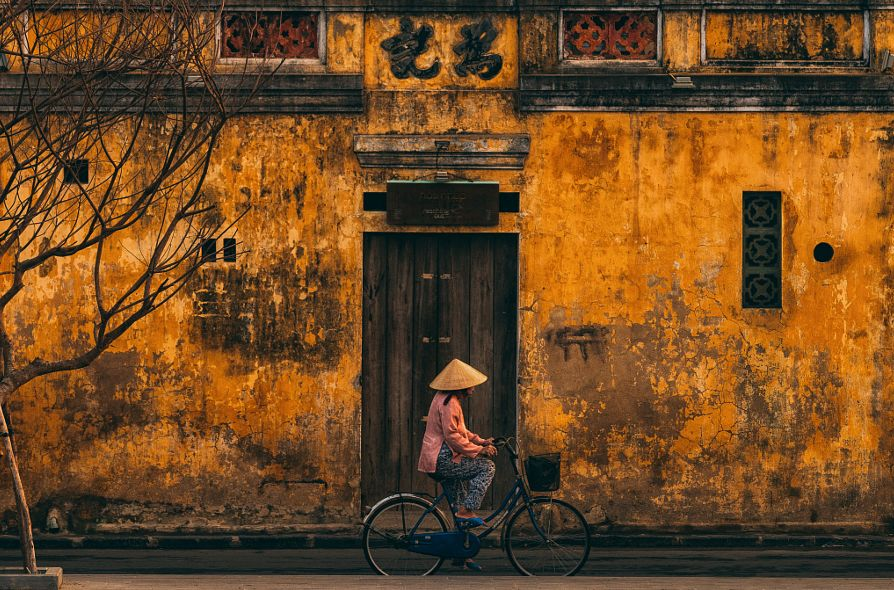
#> input picture AWB/images/test.jpg, 894 x 590 px, found by its file name
$ jupyter execute 'AWB常用算法.ipynb'   (older library calls are emulated)
#> lines starting #> are read from the running program, lines starting #| are printed output that depends on the picture; after the words box and inside, x2 and y2 are one past the last pixel; in counts of white or black regions, pixels touching at a corner belong together
### GW灰度世界白平衡算法

灰度世界算法（Gray World)是以灰度世界假设为基础的,该假设认为对于一幅有着大量色彩变化的图像, R、 G、 B 三个分量的平均值趋于同一个灰度K。
$$Rgain = k / Ravg $$
$$Ggain = k / Gavg $$
$$Bgain = k / Bavg $$
然后通过k值来求各个通达的增益。
1. 直接给定为固定值, 取其各通道最大值的一半,即取为127或128；
2. 令 K = (Raver+Gaver+Baver)/3,其中Raver,Gaver,Baver分别表示红、 绿、 蓝三个通道的平均值。
算法的第二步是分别计算各通道的增益：
$$k =  (Bavg + Gavg + Ravg)/3$$
3. 设定G通道不变，让R和B通道往G通道上靠，即：
$$Rgain = Rave / Gave$$
$$Bgain = Bave / Gave$$
新的像素的绿色通道不变，红色和蓝色通道通过绿色通道来求

[cell 1]
# _*_ coding: UTF-8 _*_
# path:

"""
作者：朱文涛
邮箱：wtzhu_13@163.com

时间：2019/05
描述：灰度世界法实现白平衡
"""
import cv2 as cv
import numpy as np

src = cv.imread('test.jpg')
#> src is the input picture: shape (590, 894, 3); mean B, G, R 34.1, 73.6, 112.8

# 求出各个颜色分量的平均值
b_avg = np.mean(src[:, :, 0])
#> b_avg = 34.13
g_avg = np.mean(src[:, :, 1])
#> g_avg = 73.61
r_avg = np.mean(src[:, :, 2])
#> r_avg = 112.8
# 求出灰度世界的灰度值
k = (b_avg + g_avg + r_avg)/3
#> k = 73.51
# 求出各个颜色分量的增益
b_gain = k / b_avg
#> b_gain = 2.15
g_gain = k / g_avg
#> g_gain = 0.999
r_gain = k / r_avg
#> r_gain = 0.652

# 定义一个新的矩阵存放变换后的图像
src1 = np.zeros(src.shape)
src1[:, :, 0] = src[:, :, 0] * b_gain
src1[:, :, 1] = src[:, :, 1] * g_gain
src1[:, :, 2] = src[:, :, 2] * r_gain

# 计算后类型为浮点数，需要类型转换
src1 = src1.astype(np.uint8)

# 拼接两张图片，便于观察
img = np.hstack([src, src1])
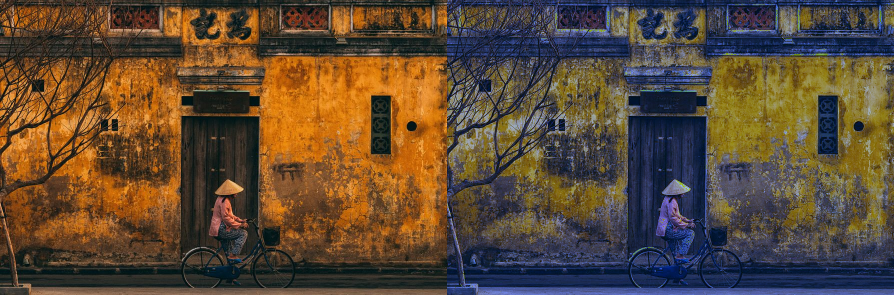
#> img: shape (590, 1788, 3) (shown at 1/2 size); mean B, G, R 53, 73.1, 92.9
cv.namedWindow('input_image', cv.WINDOW_AUTOSIZE)
cv.imshow('input_image', img)
cv.waitKey(0)
cv.destroyAllWindows()

### PR完全反射白平衡算法
图像中最亮的点为白点，那么各个通道的最大值应该趋近白色，可是设定一个K值，如255,那么图像中最两点的值应该趋于255，这样就可以计算出各通道的增益：
$$Rgain = k / Rmax $$
$$Ggain = k / Gmax $$
$$Bgain = k / Bmax $$

[cell 2]
# _*_ coding: UTF-8 _*_
# path:

"""
作者：朱文涛
邮箱：wtzhu_13@163.com

时间：2019/05
描述：全反射实现白平衡
"""
import cv2 as cv
import numpy as np

src = cv.imread('test.jpg')

# 求出各个颜色分量的增益
b_gain = 255 / np.max(src[:, :, 0])
#> b_gain = 1.29
g_gain = 255 / np.max(src[:, :, 1])
#> g_gain = 1.19
r_gain = 255 / np.max(src[:, :, 2])
#> r_gain = 1

# 定义一个新的矩阵存放变换后的图像
src1 = np.zeros(src.shape)
src1[:, :, 0] = src[:, :, 0] * b_gain
src1[:, :, 1] = src[:, :, 1] * g_gain
src1[:, :, 2] = src[:, :, 2] * r_gain

# 计算后类型为浮点数，需要类型转换
src1 = src1.astype(np.uint8)

# 拼接两张图片，便于观察
img = np.hstack([src, src1])
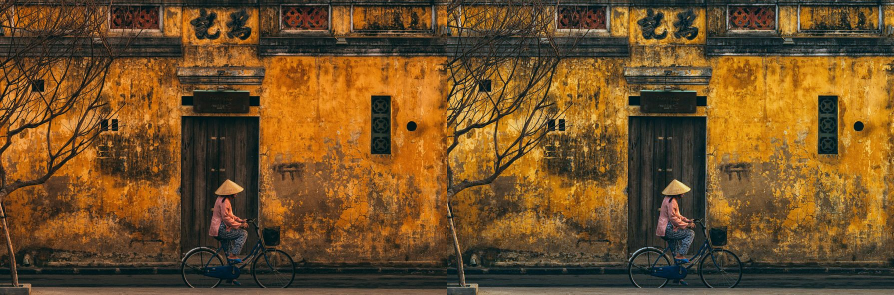
#> img: shape (590, 1788, 3) (shown at 1/2 size); mean B, G, R 38.9, 80.2, 112.8
cv.namedWindow('input_image', cv.WINDOW_AUTOSIZE)
cv.imshow('input_image', img)
cv.waitKey(0)
cv.destroyAllWindows()

### QCGP白平衡算法

通过GW和PR两种算法的正交组合，从而保留两者的优点，具体的算法公式如下：
$$ Kave = (Rave + Gave + Bave) / 3 $$
$$ Kmax = (Rmax + Gmax + Bmax) / 3$$
$$ u * Rave^2 + v * Rave = Kave $$
$$ u * Rmax^2 + v* Rmax = Kmax $$
这是R通道的算法公式，求出u和v然后通过以下公式换算出新的值：
$$Rnew = u * Rorg ^ 2 + v * Rorg$$

[cell 3]
# _*_ coding: UTF-8 _*_
# path:

"""
作者：朱文涛
邮箱：wtzhu_13@163.com

时间：2020/04
描述：GW和PR正交组合算法白平衡QCGP
"""

import cv2 as cv
import numpy as np

src0 = cv.imread('test.jpg')
src = src0.astype(np.uint16)    # 调整一下数据类型，防止算术运算溢出

# 求出各个颜色分量的平均值
b_ave = np.mean(src[:, :, 0])
#> b_ave = 34.13
g_ave = np.mean(src[:, :, 1])
#> g_ave = 73.61
r_ave = np.mean(src[:, :, 2])
#> r_ave = 112.8

# 各个颜色分量的最大值
b_max = np.max(src[:, :, 0])
#> b_max = 197
g_max = np.max(src[:, :, 1])
#> g_max = 215
r_max = np.max(src[:, :, 2])
#> r_max = 255

# 根据QCGP公式求出系数
k_ave = (b_ave + g_ave + r_ave)/3
#> k_ave = 73.51
k_max = (b_max + g_max + r_max)/3
#> k_max = 222.3
k_matrix = np.mat([[k_ave], [k_max]])
#> k_matrix = [[73.51], [222.3]]

# 通过矩阵求出B通道的转换矩阵，并计算出新图的B通道
b_coefficient_matrix = np.mat([[b_ave * b_ave, b_ave],
                               [b_max * b_max, b_max]])
#> b_coefficient_matrix = [[1165, 34.13], [38809, 197]]
b_conversion_matrix = b_coefficient_matrix.I * k_matrix
#> b_conversion_matrix = [[-0.00629], [2.37]]

b = (src[:, :, 0]).transpose()
bb = (src[:, :, 0] * src[:, :, 0]).transpose()
b = np.stack((bb, b), axis=0).transpose()
b_des = np.dot(b, np.array(b_conversion_matrix))
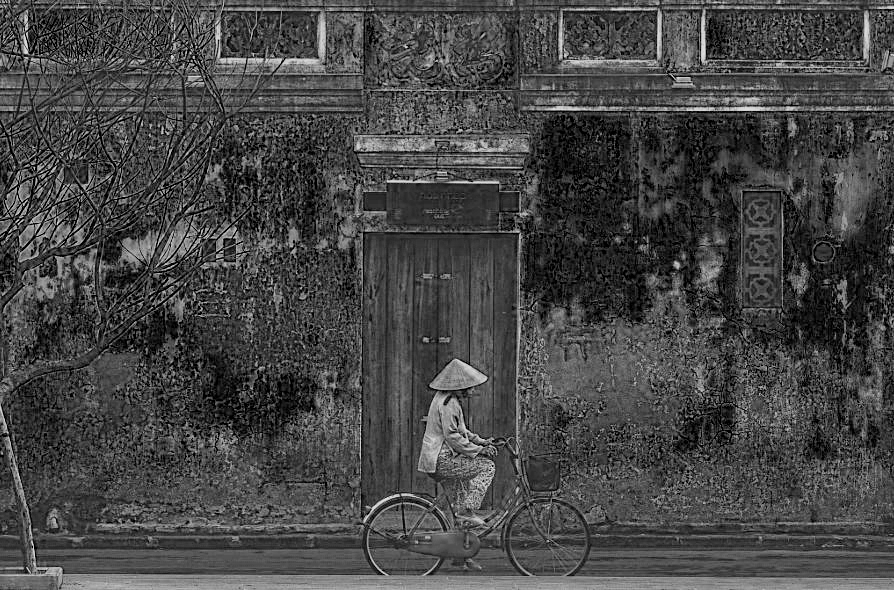
#> b_des: shape (590, 894, 1) float64; min 0, max 222.8, mean 70.6
b_des = b_des.astype(np.uint8).reshape([590, 894])
#> b_des: shape (590, 894)

# 通过矩阵求出G通道的转换矩阵，并计算出新图的G通道
g_coefficient_matrix = np.mat([[g_ave * g_ave, g_ave],
                               [g_max * g_max, g_max]])
#> g_coefficient_matrix = [[5418.2, 73.61], [46225, 215]]
g_conversion_matrix = g_coefficient_matrix.I * k_matrix
#> g_conversion_matrix = [[0.000251], [0.98]]

g = (src[:, :, 1]).transpose()
gg = (src[:, :, 1] * src[:, :, 1]).transpose()
g = np.stack((gg, g), axis=0).transpose()
g_des = np.dot(g, np.array(g_conversion_matrix))
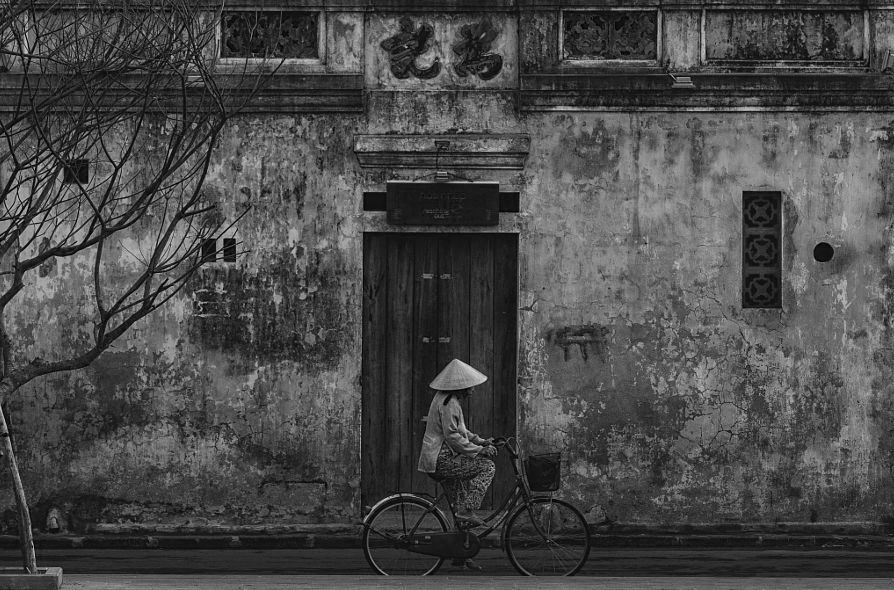
#> g_des: shape (590, 894, 1) float64; min 0, max 222.3, mean 73.8
g_des = g_des.astype(np.uint8).reshape([590, 894])
#> g_des: shape (590, 894)

# 通过矩阵求出R通道的转换矩阵，并计算出新图的R通道
r_coefficient_matrix = np.mat([[r_ave * r_ave, r_ave],
                               [r_max * r_max, r_max]])
#> r_coefficient_matrix = [[12721.4, 112.8], [65025, 255]]
r_conversion_matrix = r_coefficient_matrix.I * k_matrix
#> r_conversion_matrix = [[0.00155], [0.477]]

r = (src[:, :, 2]).transpose()
rr = (src[:, :, 2] * src[:, :, 2]).transpose()
r = np.stack((rr, r), axis=0).transpose()
r_des = np.dot(r, np.array(r_conversion_matrix))
r_des = r_des.astype(np.uint8).reshape([590, 894])
#> r_des: shape (590, 894)

# 用一个新的矩阵接受新的图片，注意数据类型要和原图一致
src1 = np.zeros(src.shape).astype(np.uint8)
src1[:, :, 0] = b_des
src1[:, :, 1] = g_des
src1[:, :, 2] = r_des

# 显示图片
img = np.hstack([src0, src1])
cv.namedWindow("AWB", cv.WINDOW_AUTOSIZE)
cv.imshow("AWB", img)
cv.waitKey(0)
cv.destroyAllWindows()

### 一种自动阈值白平衡算法实现

白平衡算法通常分为两步：白色点的检测，白色点的调整。本方法采用一个动态的阀值来检测白色点。详细算法过程为：
1.  把图像w*h从RGB空间转换到YCrCb空间。
2.  选择参考白色点：
        a. 把图像分成宽高比为4:3个块(块数可选)。
        b. 对每个块，分别计算Cr，Cb的平均值Mr，Mb。
        c. 对每个块，根据Mr，Mb，用下面公式分别计算Cr，Cb的方差Dr，Db。
        d. 判定每个块的近白区域（near-white region）。
            判别表达式为：
            设一个“参考白色点”的亮度矩阵RL，大小为w*h。
             若符合判别式，则作为“参考白色点”,并把该点（i,j）的亮度（Y分量）值赋给RL(i,j)；
             若不符合，则该点的RL(i,j)值为0。
3.  选取参考“参考白色点”中最大的10%的亮度（Y分量）值，并选取其中的最小值Lu_min.
4.  调整RL，若RL(i,j)<Lu_min,  RL(i,j)=0; 否则，RL(i,j)=1；
5.  分别把R，G，B与RL相乘，得到R2，G2，B2。  分别计算R2，G2，B2的平均值，Rav，Gav，Bav；
6.  得到调整增益：  Ymax=double(max(max(Y)))/5;
                        Rgain=Ymax/Rav;
                        Ggain=Ymax/Gav;
                        Bgain=Ymax/Bav;
7.  调整原图像：Ro= R*Rgain; Go= G*Ggain; Bo= B*Bgain;

[cell 4]
# _*_ coding: UTF-8 _*_
# path:

"""
作者：朱文涛
邮箱：wtzhu_13@163.com

时间：2020/04
描述：自动阈值白平衡
"""

import cv2
import numpy as np

def RGB2YCrCb(src):
    """
    RGB 转换为 YCrCb
    """
    Y = src[:, : ,0] * 0.098 + src[:, : ,1] * 0.504 + src[:, : ,2] * 0.257 +16
    Cr = - src[:, : ,0] * 0.071- src[:, : ,1] * 0.368 + src[:, : ,2] * 0.439+128
    Cb = src[:, : ,0] * 0.439 - src[:, : ,1] * 0.291 - src[:, : ,2] * 0.148 +128
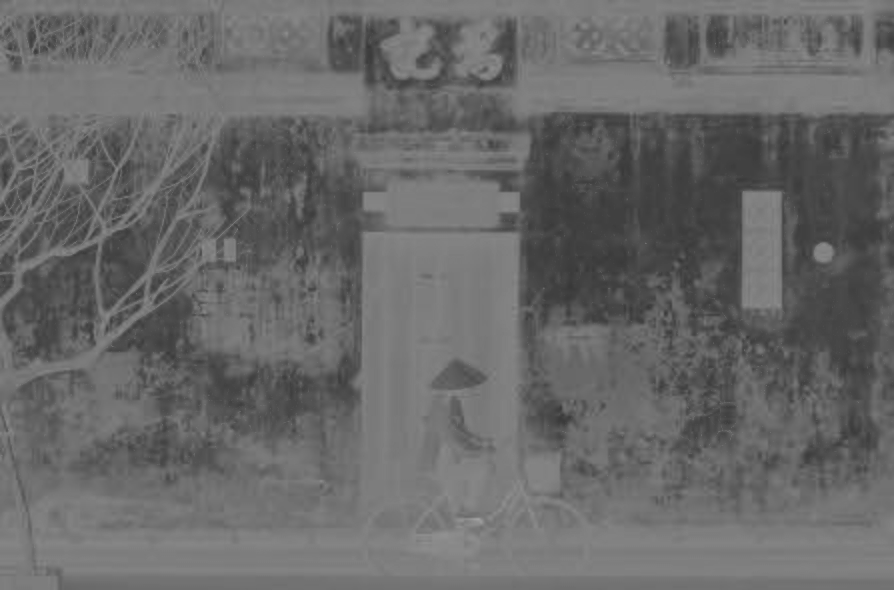
#> Cb: shape (590, 894) float64; min 55.11, max 162.1, mean 104.9
    image = np.zeros(src.shape)
    image[:, :, 0] = Y
    image[:, :, 1] = Cr
    image[:, :, 2] = Cb
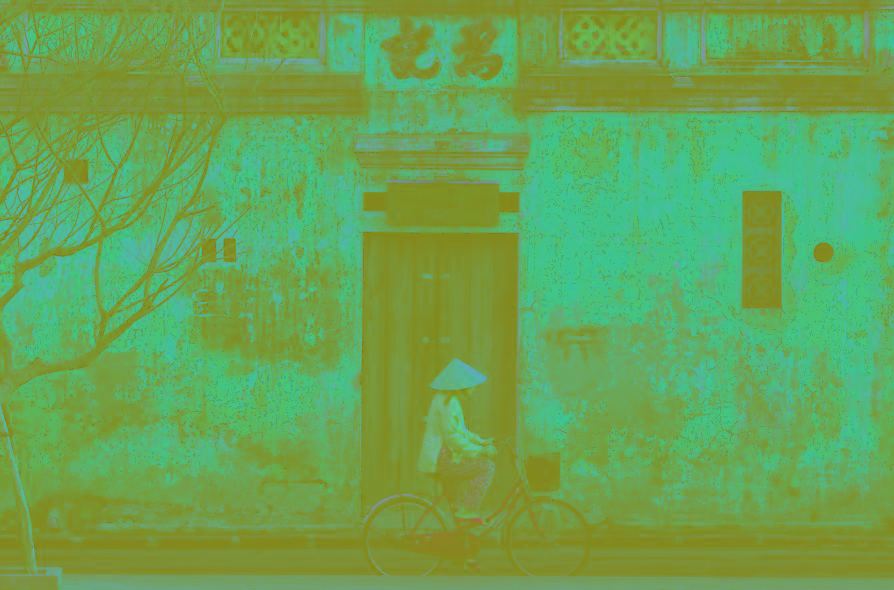
#> image: shape (590, 894, 3) float64; mean of channels 0, 1, 2 85.4, 165.6, 104.9; drawn as B, G, R
    return image

def computeRL(img):
    Y = img[:, :, 0]
    Cr = img[:, :, 1]
    Cb = img[:, :, 2]

    Mr = np.mean(Cr)
#> Mr = 165.6
    Mb = np.mean(Cb)
#> Mb = 104.9

    Dr = np.var(Cr)
#> Dr = 310.3
    Db = np.var(Cb)
#> Db = 403.5

    temp_arry = (np.abs(Cb - (Mb + Db * np.sign(Mb))) < 1.5 * Db) & (np.abs(Cr - (1.5 * Mr + Dr * np.sign(Mr))) < 1.5 * Dr)
#> temp_arry: shape (590, 894) bool; every value is 1
    RL = Y * temp_arry
    return RL

def autoAWB(RL):
    b, g, r = cv2.split(src)
#> b: shape (590, 894)
#> g: shape (590, 894)
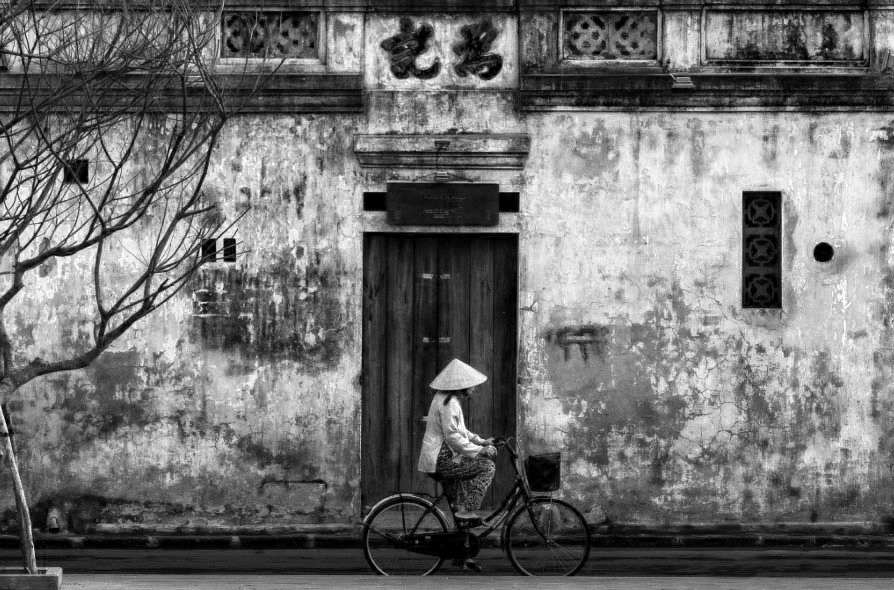
#> r: shape (590, 894); min 0, max 255, mean 112.8
    # 选取候选白点数的最亮10%确定为最终白点，并选择其前10%中的最小亮度值
    L_list = list(np.reshape(RL, (RL.shape[0] * RL.shape[1],)).astype(np.int))
#> L_list = 527460 items
#     L = [i for i in L_list if i != 0]
    hist_list = np.zeros(256)
    min_val = 0
    sum = 0
    for val in L_list:
        hist_list[val] += 1
#> this loop made 527460 passes
#> val on passes 1 to 3: 88, 81, 120
#> after the loop, hist_list = 256 values, max 6287 at index 52, min 0 at index 0, mean 2060.4

    for l_val in range(255,0,-1):
        sum += hist_list[l_val]
        if sum >= len(L_list) * 0.1:
            min_val = l_val
            break
#> this loop made 121 passes
#> sum on passes 1 to 12: 0, 0, 0, 0, 0, 0, 0, 0, 0, 0, 0, 0
#> after the loop, sum = 54683
    # 取最亮的前10%为最终的白点
    white_index = RL < min_val
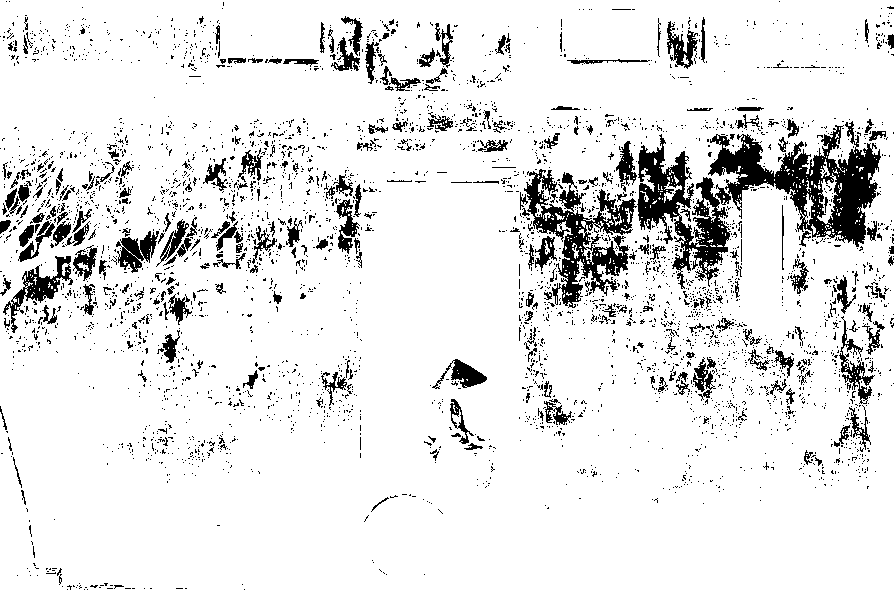
#> white_index: shape (590, 894) bool; 89.6% white; 3866 black regions (3574 under 20 px), largest, box (x1, y1, x2, y2) and area: (637, 121, 881, 289) 13615, (524, 169, 637, 308) 5362, (3, 256, 73, 333) 1266
    RL[white_index] = 0

    # 计算选取为白点的每个通道的增益
    b[white_index] = 0
    g[white_index] = 0
    r[white_index] = 0

    Y_max = np.max(RL)
#> Y_max = 203.4
    b_gain = Y_max / (np.sum(b) / np.sum(b>0))
#> b_gain = 4.01
    g_gain = Y_max / (np.sum(g) / np.sum(g>0))
#> g_gain = 1.47
    r_gain = Y_max / (np.sum(r) / np.sum(r>0))
#> r_gain = 0.932

    b = b * b_gain
    g = g * g_gain
    r = r * r_gain

    # 溢出处理
    b[b > 255] = 255
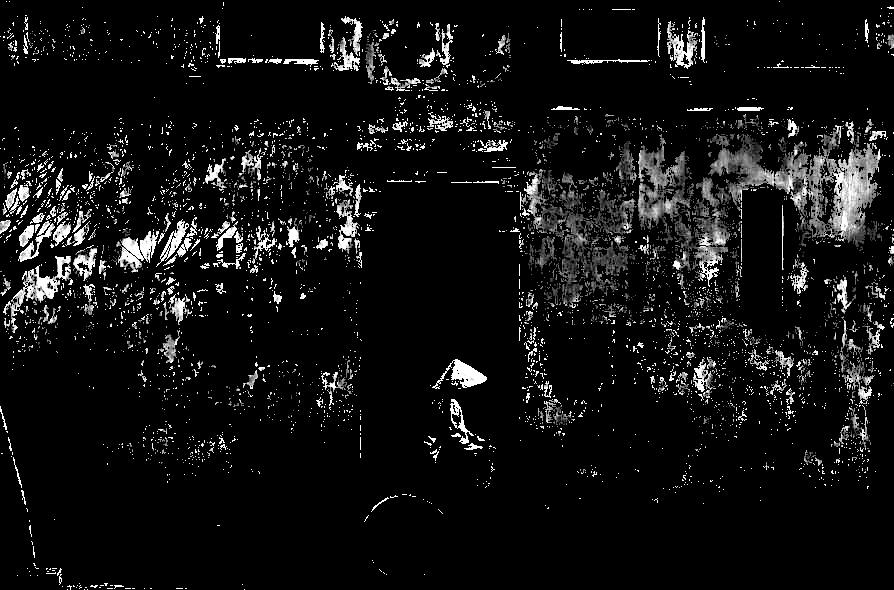
#> b: shape (590, 894) float64; min 0, max 255, mean 18.1
    g[g > 255] = 255
#> g: shape (590, 894) float64; min 0, max 255, mean 21.1
    r[r > 255] = 255

    res_img = cv2.merge((b,g,r))
    return res_img

src = cv2.imread('test.jpg')
img_data = RGB2YCrCb(src)
RL1 = computeRL(img_data)
img = autoAWB(RL1)
cv2.imwrite('1_auto.jpg', img)
#> Out = True

# [5 lines of commented-out code are left out]

[cell 5]
def auto_whiteBalance(img):
    b, g, r = cv2.split(img)
    Y = src[:, : ,0] * 0.098 + src[:, : ,1] * 0.504 + src[:, : ,2] * 0.257 +16
    Cr = - src[:, : ,0] * 0.071- src[:, : ,1] * 0.368 + src[:, : ,2] * 0.439+128
    Cb = src[:, : ,0] * 0.439 - src[:, : ,1] * 0.291 - src[:, : ,2] * 0.148 +128

    Mr = np.mean(Cr)
#> Mr = 165.6
    Mb = np.mean(Cb)
#> Mb = 104.9

    Dr = np.var(Cr)
#> Dr = 310.3
    Db = np.var(Cb)
#> Db = 403.5

    temp_arry = (np.abs(Cb - (Mb + Db * np.sign(Mb))) < 1.5 * Db) & (np.abs(Cr - (1.5 * Mr + Dr * np.sign(Mr))) < 1.5 * Dr)
    RL = Y * temp_arry


    # 选取候选白点数的最亮10%确定为最终白点，并选择其前10%中的最小亮度值
    L_list = list(np.reshape(RL, (RL.shape[0] * RL.shape[1],)).astype(np.int))
#> L_list = 527460 items
    print(L_list)
#> (printed output is left out)
    hist_list = np.zeros(256)
    min_val = 0
    sum = 0
    for val in L_list:
        hist_list[val] += 1

    for l_val in range(255,0,-1):
        sum += hist_list[l_val]
        if sum >= len(L_list) * 0.1:
            min_val = l_val
            break
#> after the loop, sum = 54683
    # 取最亮的前10%为最终的白点
    white_index = RL < min_val
    RL[white_index] = 0

    # 计算选取为白点的每个通道的增益
    b[white_index] = 0
    g[white_index] = 0
    r[white_index] = 0

    Y_max = np.max(RL)
#> Y_max = 203.4
    b_gain = Y_max / (np.sum(b) / np.sum(b>0))
#> b_gain = 4.01
    g_gain = Y_max / (np.sum(g) / np.sum(g>0))
#> g_gain = 1.47
    r_gain = Y_max / (np.sum(r) / np.sum(r>0))
#> r_gain = 0.932

    b, g, r = cv2.split(img)
    b = b * b_gain
    g = g * g_gain
    r = r * r_gain

    # 溢出处理
    b[b > 255] = 255
    g[g > 255] = 255
    r[r > 255] = 255

    res_img = cv2.merge((b,g,r))
    return res_img

img_data = cv2.imread('test.jpg')
img = auto_whiteBalance(img_data)
cv2.imwrite('1_auto.jpg', img)
#> Out = True
